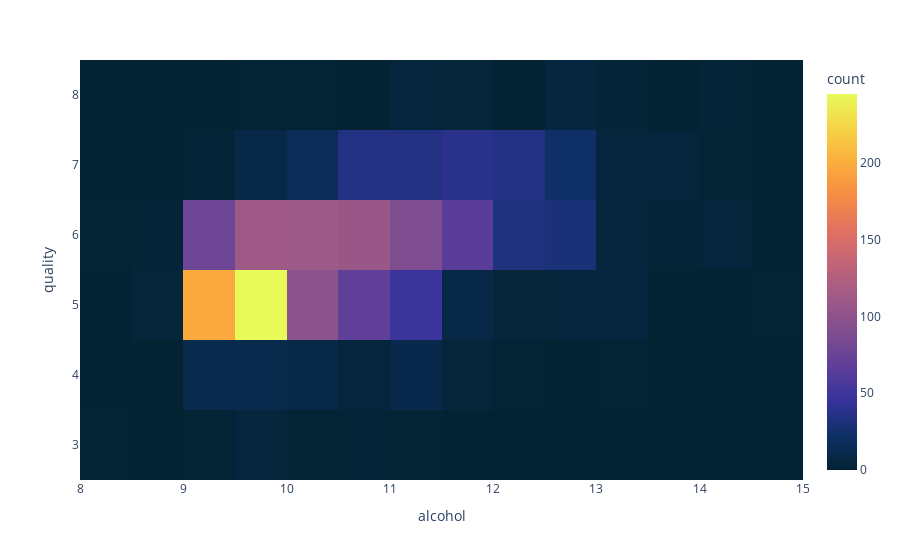

Write notebook code for a chart like this one.
### Markdown cell above
Os resultados acima mostram a medida de correlação entre a qualidade e outras colunas. Pode-se deduzir que o álcool possui o maior valor de correlação. Depois temos sulfatos, ácido cítrico, acidez fixa e açúcar residual. Vamos examinar mais de perto esses fatores.

### Code cell
# Alcool Mapa de Calor de Qualidade
fig = px.density_heatmap(dataset, 
                         x="alcohol", 
                         y="quality", 
                         nbinsx=20, 
                         nbinsy=10, 
                         color_continuous_scale="thermal")
fig.show()

### Figure 1 — Plotly figure (JSON) as saved in the notebook; plotly's stock layout.template omitted (floating-point values rounded to 4 significant figures; data arrays with more than 128 entries replaced by an {"elided": "..."} marker saying what was removed)
{"data": [{"coloraxis": "coloraxis", "hovertemplate": "alcohol=%{x}<br>quality=%{y}<br>count=%{z}<extra></extra>", "name": "", "nbinsx": 20, "nbinsy": 10, "type": "histogram2d", "x": {"elided": "1599 float values"}, "xaxis": "x", "xbingroup": "x", "y": {"elided": "1599 int values"}, "yaxis": "y", "ybingroup": "y"}], "layout": {"coloraxis": {"colorbar": {"title": {"text": "count"}}, "colorscale": [[0, "rgb(3, 35, 51)"], [0.09091, "rgb(13, 48, 100)"], [0.1818, "rgb(53, 50, 155)"], [0.2727, "rgb(93, 62, 153)"], [0.3636, "rgb(126, 77, 143)"], [0.4545, "rgb(158, 89, 135)"], [0.5455, "rgb(193, 100, 121)"], [0.6364, "rgb(225, 113, 97)"], [0.7273, "rgb(246, 139, 69)"], [0.8182, "rgb(251, 173, 60)"], [0.9091, "rgb(246, 211, 70)"], [1, "rgb(231, 250, 90)"]]}, "legend": {"tracegroupgap": 0}, "margin": {"t": 60}, "xaxis": {"anchor": "y", "domain": [0, 1], "title": {"text": "alcohol"}}, "yaxis": {"anchor": "x", "domain": [0, 1], "title": {"text": "quality"}}}}
